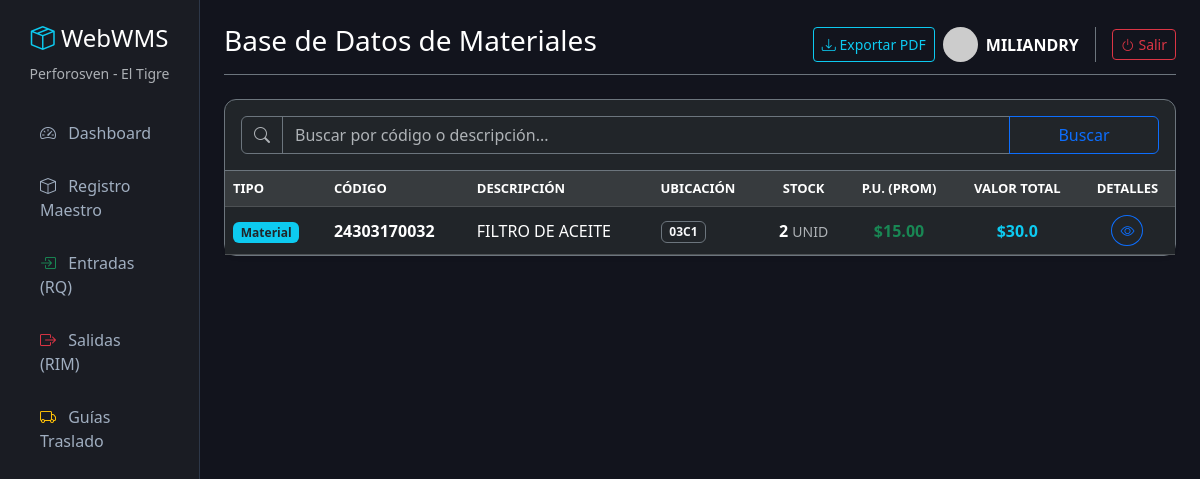
Screenshot of /maestro/ (signed in) with the database file from the repository.
### inventario/models.py (models this page shows, shortened)
class Material(models.Model):
    TIPO_CHOICES = [
        ('MATERIAL', 'MATERIAL'),
        ('ACTIVOS', 'ACTIVOS'),
        ('DIRECTO AL GASTO', 'DIRECTO AL GASTO'),
    ]
    codigo = models.CharField(max_length=50, unique=True, verbose_name="Código Material")
    descripcion = models.CharField(max_length=255, verbose_name="Descripción del Material")
    tipo = models.CharField(max_length=20, choices=TIPO_CHOICES, default='MATERIAL', verbose_name="Tipo de Material")
    nro_parte = models.CharField(max_length=100, blank=True, null=True, verbose_name="Número de Parte")
    unidad_medida = models.CharField(max_length=20, verbose_name="U.M.")
    ubicacion = models.CharField(max_length=100, blank=True, null=True, verbose_name="Ubicación")
    stock_actual = models.DecimalField(max_digits=10, decimal_places=2, default=0, verbose_name="Stock Actual")
    @property
    def precio_unitario_promedio(self):
        from django.db.models import Avg
        promedio = self.detallerecepcion_set.aggregate(Avg('precio_unitario'))['precio_unitario__avg']
        return round(promedio, 2) if promedio else 0.00
    @property
    def valor_total_inventario(self):
        total = float(self.stock_actual) * float(self.precio_unitario_promedio)
        return round(total, 2)
    @property
    def ultima_recepcion(self):
        return self.detallerecepcion_set.order_by('-fecha_recepcion', '-id').first()
    class Meta:
        verbose_name = "Material"
        verbose_name_plural = "1. Registro Maestro"

### inventario/views.py (the view)
# urls.py: path('maestro/', views.lista_materiales, name='lista_materiales'),
@login_required(login_url='login')
def lista_materiales(request):
    query = request.GET.get('buscar', '')
    if query:
        from django.db.models import Q
        materiales = Material.objects.filter(
            Q(codigo__icontains=query) | Q(descripcion__icontains=query)
        ).order_by('codigo')
    else:
        materiales = Material.objects.all().order_by('codigo')
    contexto = {'materiales': materiales, 'query': query}
    return render(request, 'inventario/lista_materiales.html', contexto)

### inventario/templates/inventario/lista_materiales.html (shortened to what this page needs)
{% extends 'inventario/base.html' %}
{% block header %}Base de Datos de Materiales{% endblock %}
{% block content %}
<div class="card shadow-sm bg-dark border-secondary">
    <div class="card-header bg-transparent border-secondary py-3 d-flex justify-content-between align-items-center">
        <form method="GET" class="d-flex w-100">
            <div class="input-group">
                <span class="input-group-text bg-dark border-secondary text-muted"><i class="bi bi-search"></i></span>
                <input type="text" name="buscar" value="{{ query }}" class="form-control bg-dark text-white border-secondary" placeholder="Buscar por código o descripción...">
                <button class="btn btn-outline-primary" type="submit" style="width: 150px;">Buscar</button>
            </div>
        </form>
    </div>
    <div class="card-body p-0">
        <div class="table-responsive">
            <table class="table table-dark table-hover mb-0 align-middle">
                <thead class="table-active text-muted" style="font-size: 13px;">
                    <tr>
                        <th>TIPO</th>
                        <th>CÓDIGO</th>
                        <th>DESCRIPCIÓN</th>
                        <th>UBICACIÓN</th>
                        <th class="text-center">STOCK</th>
                        <th class="text-center">P.U. (PROM)</th>
                        <th class="text-center">VALOR TOTAL</th>
                        <th class="text-center">DETALLES</th>
                    </tr>
                </thead>
                <tbody>
                    {% for item in materiales %}
                    <tr>
                        <td>
                            {% if item.tipo == 'MATERIAL' %}<span class="badge bg-info text-dark">Material</span>
                            {% elif item.tipo == 'ACTIVOS' %}<span class="badge bg-warning text-dark">Activo</span>
                            {% else %}<span class="badge bg-secondary">Directo</span>{% endif %}
                        </td>
                        <td class="text-white fw-bold">{{ item.codigo }}</td>
                        <td>{{ item.descripcion|truncatechars:40 }}</td>
                        <td><span class="badge border border-secondary text-light">{{ item.ubicacion|default_if_none:"N/A" }}</span></td>
                        <td class="text-center fw-bold">{{ item.stock_actual|floatformat:0 }} <small class="text-muted fw-normal">{{ item.unidad_medida }}</small></td>
                        <td class="text-center text-success fw-bold">${{ item.precio_unitario_promedio }}</td>
                        <td class="text-center text-info fw-bold">${{ item.valor_total_inventario }}</td>
                        <td class="text-center">
                            <button class="btn btn-sm btn-outline-primary rounded-circle" data-bs-toggle="modal" data-bs-target="#modalItem{{ item.id }}" title="Ver Detalles">
                                <i class="bi bi-eye"></i>
                            </button>
                        </td>
                    </tr>
                    {% empty %}
                    <tr>
                        <td colspan="7" class="text-center py-5 text-muted">No se encontraron materiales.</td>
                    </tr>
                    {% endfor %}
                </tbody>
            </table>
        </div>
    </div>
</div>
{% endblock %}

### inventario/templates/inventario/base.html (shortened to what this page needs)
<!DOCTYPE html>
<html lang="es" data-bs-theme="dark">
<head>
    <link href="https://cdn.jsdelivr.net/npm/bootstrap@5.3.2/dist/css/bootstrap.min.css" rel="stylesheet">
    <link rel="stylesheet" href="https://cdn.jsdelivr.net/npm/bootstrap-icons@1.11.1/font/bootstrap-icons.css">
</head>
<body>
<div class="container-fluid">
    <div class="row">
        <nav class="col-md-3 col-lg-2 d-md-block sidebar py-4">
            <div class="text-center mb-4">
                <h4 class="text-white"><i class="bi bi-box-seam text-info"></i> WebWMS</h4>
                <small class="text-muted">Perforosven - El Tigre</small>
            </div>
            <ul class="nav flex-column px-2">
                <li class="nav-item">
                    <a class="nav-link" href="{% url 'dashboard' %}"><i class="bi bi-speedometer2 me-2"></i> Dashboard</a>
                </li>
                <li class="nav-item">
                    <a class="nav-link" href="{% url 'lista_materiales' %}"><i class="bi bi-box me-2"></i> Registro Maestro</a>
                </li>
                <li class="nav-item">
                    <a class="nav-link" href="{% url 'lista_entradas' %}">
                        <i class="bi bi-box-arrow-in-right text-success me-2"></i> Entradas (RQ)
                    </a>
                </li>
                <li class="nav-item">
                    <a class="nav-link" href="{% url 'lista_salidas' %}">
                        <i class="bi bi-box-arrow-right text-danger me-2"></i> Salidas (RIM)
                    </a>
                </li>
                <li class="nav-item">
                    <a class="nav-link" href="{% url 'lista_guias' %}">
                        <i class="bi bi-truck text-warning me-2"></i> Guías Traslado
                    </a>
                </li>
            </ul>
        </nav>
        <main class="col-md-9 ms-sm-auto col-lg-10 px-md-4 py-4">
            <div class="d-flex justify-content-between flex-wrap flex-md-nowrap align-items-center pb-2 mb-4 border-bottom border-secondary">
                <h1 class="h3 text-white">{% block header %}Dashboard Analítico{% endblock %}</h1>
                <div class="btn-toolbar mb-2 mb-md-0">
                    <button type="button" class="btn btn-sm btn-outline-info me-2">
                        <i class="bi bi-download"></i> Exportar PDF
                    </button>
                    <div class="btn-toolbar mb-2 mb-md-0 align-items-center">
                    <div class="d-flex align-items-center border-end border-secondary pe-3 me-3">
                        <img src="https://ui-avatars.com/api/?name={{ user.username }}&background=0D8ABC&color=fff" class="rounded-circle me-2" width="35">
                        <span class="text-white fw-bold text-uppercase">{{ user.username }}</span>
                    </div>
                    <form action="{% url 'logout' %}" method="post" class="m-0">
                        <button type="submit" class="btn btn-sm btn-outline-danger">
                            <i class="bi bi-power"></i> Salir
                        </button>
                    </form>
                </div>
                </div>
            </div>
            {% block content %}
            {% endblock %}
        </main>
    </div>
</div>
</body>
</html>

### inventario/templates/inventario/base.html (style rules this page uses)
body { background-color: #12141d; color: #a0aec0; }
.sidebar { height: 100vh; background-color: #1a1c23; border-right: 1px solid #2d3748; }
.nav-link { color: #a0aec0; padding: 12px 20px; border-radius: 8px; margin-bottom: 5px; }
.card { background-color: #1a1c23; border: 1px solid #2d3748; border-radius: 12px; }
.table-dark { background-color: #1a1c23; }

### rows the page displays
Material: tipo "Material", codigo "24303170032", descripcion "FILTRO DE ACEITE", ubicacion "03C1", stock_actual "2", unidad_medida "UNID", precio_unitario_promedio "15.00", valor_total_inventario "30.0"

### other values shown
{{ user.username }} "MILIANDRY"
